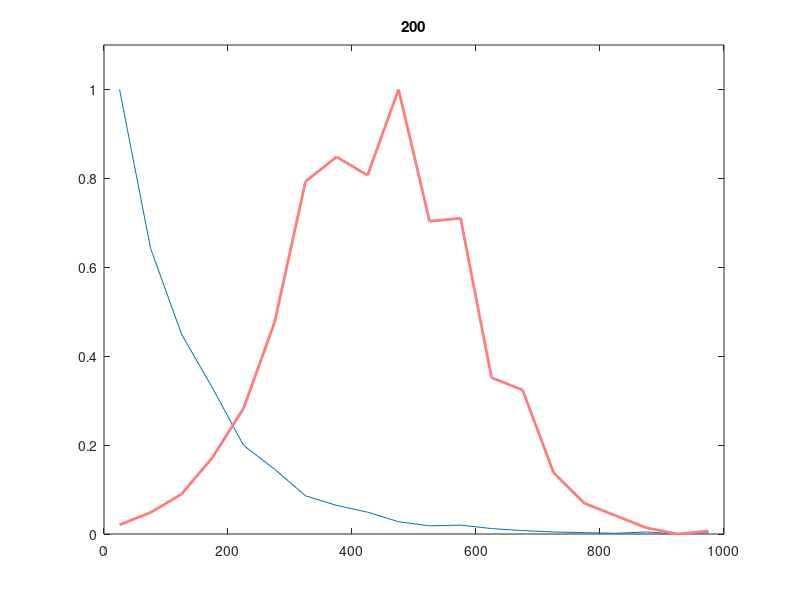

The MATLAB source for this figure:
% CENTRALLIMITDEMO - Graphically illustrates central limit theorem in
% action
% First plots an exponential population distribution along with the
% distribution of a samples uniformly randomly pulled out of this 
% distribution. This sample distribution will, therefore, also have an
% exponential distribution. As space bar is pressed repeatedly, the
% randomly pulled samples from the original exponentially distributed
% population distribution are added and their distribution is plotted. The
% iteration number is plotted as the figure title. As more and more samples
% are added, the summed sample distribution can be seen to progressively
% become more gaussian as dictated by the central limit theorem.

%% Population distribution parameters
popSize = 2000;
minVal = 0;
maxVal = 1000;
popMean = 200;

%% Other parameters
sampSize = 1000;
numCycles = 200;
numBins = 20;

%% Generating population distribution
% pop = rand(1,popSize);
% pop = cos(2*pi*(linspace(0,1,popSize))*4);
pop = exprnd(popMean,1,popSize); % Exponential population distribution
pop = pop*((maxVal - minVal)/range(pop));
[popProbs, popVals] = hist(pop,numBins);
popProbs = popProbs/max(popProbs); % Normalized to max value

%% Sampling from population, adding samples and plotting their dist
samp = zeros(1,sampSize);
for k = 1:numCycles
r = ceil(rand(1,sampSize)*1000);
samp = samp + pop(r);
[sampProbs,sampVals] = hist(samp,numBins);
sampProbs = sampProbs/max(sampProbs);
plot(popVals,popProbs); hold on
ylim([0 1.1])
plot(popVals,sampProbs,'color',rand(1,3),'linewidth',2),title(num2str(k))
hold off
pause
end

